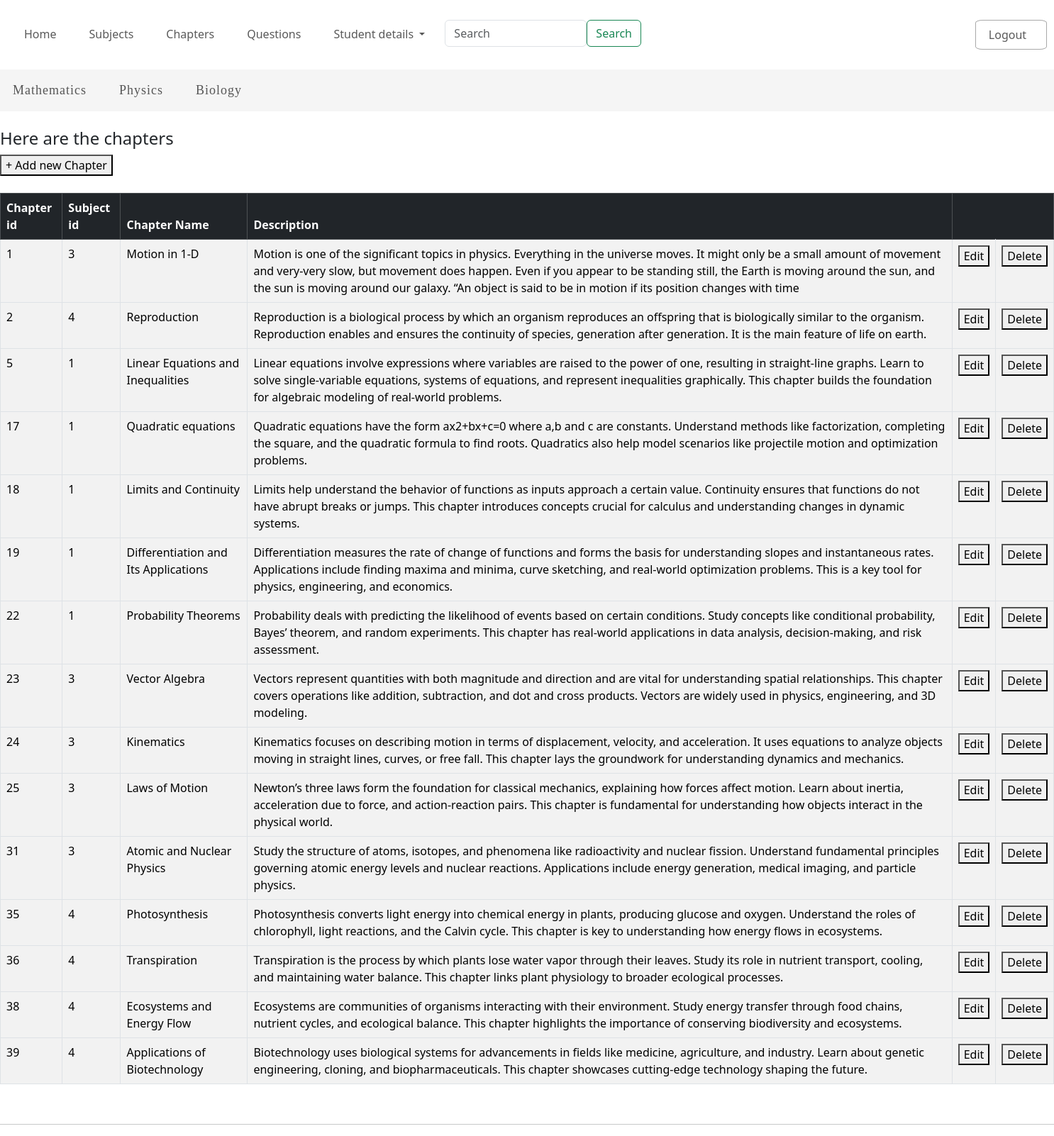
/chapters, run on the app's committed database.
### application/models.py (models this page shows)
class Subjects(db.Model):
    __tablename__= 'subjects'
    subject_id=db.Column(db.Integer,primary_key=True,autoincrement=True)
    subject_name=db.Column(db.String,nullable=False)
    description=db.Column(db.String,nullable=False)
    chapters = db.relationship('Chapters', backref='subject', lazy=True)

class Chapters(db.Model):
    __tablename__= 'chapters'
    chaoter_id=db.Column(db.Integer,primary_key=True,autoincrement=True)
    subject_id = db.Column(db.Integer, db.ForeignKey('subjects.subject_id'), nullable=False)
    chapter_name=db.Column(db.String,nullable=False)
    description=db.Column(db.String,nullable=False)
    questions = db.relationship('Questions', backref='chapter', lazy=True)
    quizzes = db.relationship('QuizDetails', backref='chapter', lazy=True)

### application/controllers.py (the view)
@app.route("/chapters",methods=["GET","POST"])
def chapters():
    result = db.session.execute(text("SELECT * FROM subjects"))
    result2 = db.session.execute(text("SELECT * FROM chapters"))
    column_names = result.keys()
    column_names2 = result2.keys()
    subjects = [dict(zip(column_names, row)) for row in result.fetchall()]
    chapters = [dict(zip(column_names2, rows)) for rows in result2.fetchall()]
    return render_template("chapters.html",subjects=subjects,chapters=chapters,message1="Here are the chapters")

### templates/chapters.html (shortened to what this page needs)
<!DOCTYPE html>
<html lang="en">
<head>
    <link href="https://cdn.jsdelivr.net/npm/bootstrap@5.3.3/dist/css/bootstrap.min.css" rel="stylesheet">
</head>
<body>
<nav class="navbar navbar-expand-lg navbar-light ">
    <div class="collapse navbar-collapse" id="navbarSupportedContent">
      <ul class="navbar-nav mr-auto">
        <li class="nav-item active">
          <a class="nav-link" href="{{ url_for('adminhome') }}">Home </a>
        </li>
        <li class="nav-item">
          <a class="nav-link" href="{{ url_for('subjects') }}">Subjects</a>
        </li>
        <li class="nav-item">
            <a class="nav-link" href="{{ url_for('chapters') }}">Chapters</a>
          </li>
          <li class="nav-item">
            <a class="nav-link" href="{{ url_for('questions') }}">Questions</a>
          </li>
        <li class="nav-item dropdown">
          <a class="nav-link dropdown-toggle" href="" id="navbarDropdown" role="button" data-bs-toggle="dropdown" aria-haspopup="true" aria-expanded="false">
            Student details
          </a>
        </li>
        <form class="form-inline my-2 my-lg-0" method="POST"><div class="nav123">
          <input class="form-control mr-sm-2 cl2" type="search" placeholder="Search" aria-label="Search" name="search">
          <button class="btn btn-outline-success my-2 my-sm-0" type="submit">Search</button></div>
        </form>
      <li class="nav-item cl1">
        <a class="nav-link" href="{{ url_for('logout') }}">Logout</a>
      </li> </ul>
    </div>
  </nav>
  {% if subjects %}
          <nav class="navbar navbar-expand-lg nav345 ">
            <div class="collapse navbar-collapse" id="navbarSupportedContent">
              <ul class="navbar-nav mr-auto">
                {% for subject in subjects %}
                <li class="nav-item active">
                    <a class="nav-link navwrite subject-link" href="#" data-subject-id="{{ subject.subject_id }}">{{ subject.subject_name }}</a>
                </li>
                {% endfor %}
            </ul>
            </div></nav>
            {% endif %}
      <br>
            <h4> {{message1}} </h4>
            <form action="/addchapter" method="POST"> <button type="submit"> + Add new Chapter </button> </form>
          <br>
            {% if chapters %}
            <table class="table table-bordered table-striped">
              <thead class="table-dark">
                <tr>
                  <th>
                    Chapter id
                  </th>
                  <th>
                     Subject id
                  </th>
                  <th>
                    Chapter Name
                  </th>
                  <th>
                    Description
                  </th>
                  <th colspan="2">  </th>
                </tr>
              </thead>
              {% for chapter in chapters %}
                <tbody>
                    <tr class="chapter-row" data-subject-id="{{ chapter.subject_id }}">
                    <td>
                      {{chapter.chaoter_id}}
                    </td>
                    <td>
                       {{chapter.subject_id}}
                    </td>
                    <td>
                      {{chapter.chapter_name}}
                    </td>
                    <td>
                      {{chapter.description}}
                    </td>
                    <td>
                      <a href="{{ url_for('edit_chapter', chapter_id=chapter.chaoter_id) }}"><button type="submit"> Edit</button></a>
                    </td>
                    <td>
                      <a href="{{ url_for('delete_chapter', chapter_id=chapter.chaoter_id) }}"><button type="submit"> Delete</button></a>
                    </td>
                  </tr>
            {% endfor %}
          </tbody>
        </table>
            {% else %}
               No chapters
            {% endif %}
          </tr> <br>
<hr>
</body>
</html>

### templates/chapters.html (style rules this page uses)
.nav123 { display: flex; flex-direction: row; }
.navbar { margin-top: 20px; }
.nav-item { padding-left: 10px; padding-right: 20px; }
.cl1 { margin-left: 45%; border: rgb(169, 169, 169) 1px solid; border-radius: 10%; }
.cl2 { min-width: 200px; }
.nav345 { background-color: rgba(241, 241, 241, 0.712); margin-left: 0%; }
.navwrite { font-size: large; font-family: 'Times New Roman', Times, serif; letter-spacing: 1px; padding-right: 5%; margin-left: 0%; }
table { margin-left: 0%; }

### data on the page
Subjects: subject_name "Mathematics"
Subjects: subject_name "Physics"
Subjects: subject_name "Biology"
Chapters: chaoter_id "1", subject_id "3", chapter_name "Motion in 1-D", description "Motion is one of the significant topics in physics. Everything in the universe moves. It might only be a small amount of movement and very-very slow, but movement does happen. Even if you appear to be standing still, the Earth is moving around the sun, and the sun is moving around our galaxy. “An object is said to be in motion if its position changes with time"
Chapters: chaoter_id "2", subject_id "4", chapter_name "Reproduction", description "Reproduction is a biological process by which an organism reproduces an offspring that is biologically similar to the organism. Reproduction enables and ensures the continuity of species, generation after generation. It is the main feature of life on earth."
Chapters: chaoter_id "5", subject_id "1", chapter_name "Linear Equations and Inequalities", description "Linear equations involve expressions where variables are raised to the power of one, resulting in straight-line graphs. Learn to solve single-variable equations, systems of equations, and represent inequalities graphically. This chapter builds the foundation for algebraic modeling of real-world problems."
Chapters: chaoter_id "17", subject_id "1", chapter_name "Quadratic equations", description "Quadratic equations have the form ax2+bx+c=0 where a,b and c are constants. Understand methods like factorization, completing the square, and the quadratic formula to find roots. Quadratics also help model scenarios like projectile motion and optimization problems."
Chapters: chaoter_id "18", subject_id "1", chapter_name "Limits and Continuity", description "Limits help understand the behavior of functions as inputs approach a certain value. Continuity ensures that functions do not have abrupt breaks or jumps. This chapter introduces concepts crucial for calculus and understanding changes in dynamic systems."
Chapters: chaoter_id "19", subject_id "1", chapter_name "Differentiation and Its Applications", description "Differentiation measures the rate of change of functions and forms the basis for understanding slopes and instantaneous rates. Applications include finding maxima and minima, curve sketching, and real-world optimization problems. This is a key tool for physics, engineering, and economics."
Chapters: chaoter_id "22", subject_id "1", chapter_name "Probability Theorems", description "Probability deals with predicting the likelihood of events based on certain conditions. Study concepts like conditional probability, Bayes’ theorem, and random experiments. This chapter has real-world applications in data analysis, decision-making, and risk assessment."
Chapters: chaoter_id "23", subject_id "3", chapter_name "Vector Algebra", description "Vectors represent quantities with both magnitude and direction and are vital for understanding spatial relationships. This chapter covers operations like addition, subtraction, and dot and cross products. Vectors are widely used in physics, engineering, and 3D modeling."
Chapters: chaoter_id "24", subject_id "3", chapter_name "Kinematics", description "Kinematics focuses on describing motion in terms of displacement, velocity, and acceleration. It uses equations to analyze objects moving in straight lines, curves, or free fall. This chapter lays the groundwork for understanding dynamics and mechanics."
Chapters: chaoter_id "25", subject_id "3", chapter_name "Laws of Motion", description "Newton’s three laws form the foundation for classical mechanics, explaining how forces affect motion. Learn about inertia, acceleration due to force, and action-reaction pairs. This chapter is fundamental for understanding how objects interact in the physical world."
Chapters: chaoter_id "31", subject_id "3", chapter_name "Atomic and Nuclear Physics", description "Study the structure of atoms, isotopes, and phenomena like radioactivity and nuclear fission. Understand fundamental principles governing atomic energy levels and nuclear reactions. Applications include energy generation, medical imaging, and particle physics."
Chapters: chaoter_id "35", subject_id "4", chapter_name "Photosynthesis", description "Photosynthesis converts light energy into chemical energy in plants, producing glucose and oxygen. Understand the roles of chlorophyll, light reactions, and the Calvin cycle. This chapter is key to understanding how energy flows in ecosystems."
Chapters: chaoter_id "36", subject_id "4", chapter_name "Transpiration", description "Transpiration is the process by which plants lose water vapor through their leaves. Study its role in nutrient transport, cooling, and maintaining water balance. This chapter links plant physiology to broader ecological processes."
Chapters: chaoter_id "38", subject_id "4", chapter_name "Ecosystems and Energy Flow", description "Ecosystems are communities of organisms interacting with their environment. Study energy transfer through food chains, nutrient cycles, and ecological balance. This chapter highlights the importance of conserving biodiversity and ecosystems."
Chapters: chaoter_id "39", subject_id "4", chapter_name "Applications of Biotechnology", description "Biotechnology uses biological systems for advancements in fields like medicine, agriculture, and industry. Learn about genetic engineering, cloning, and biopharmaceuticals. This chapter showcases cutting-edge technology shaping the future."

### other printed values
{{ message1 }} "Here are the chapters"
